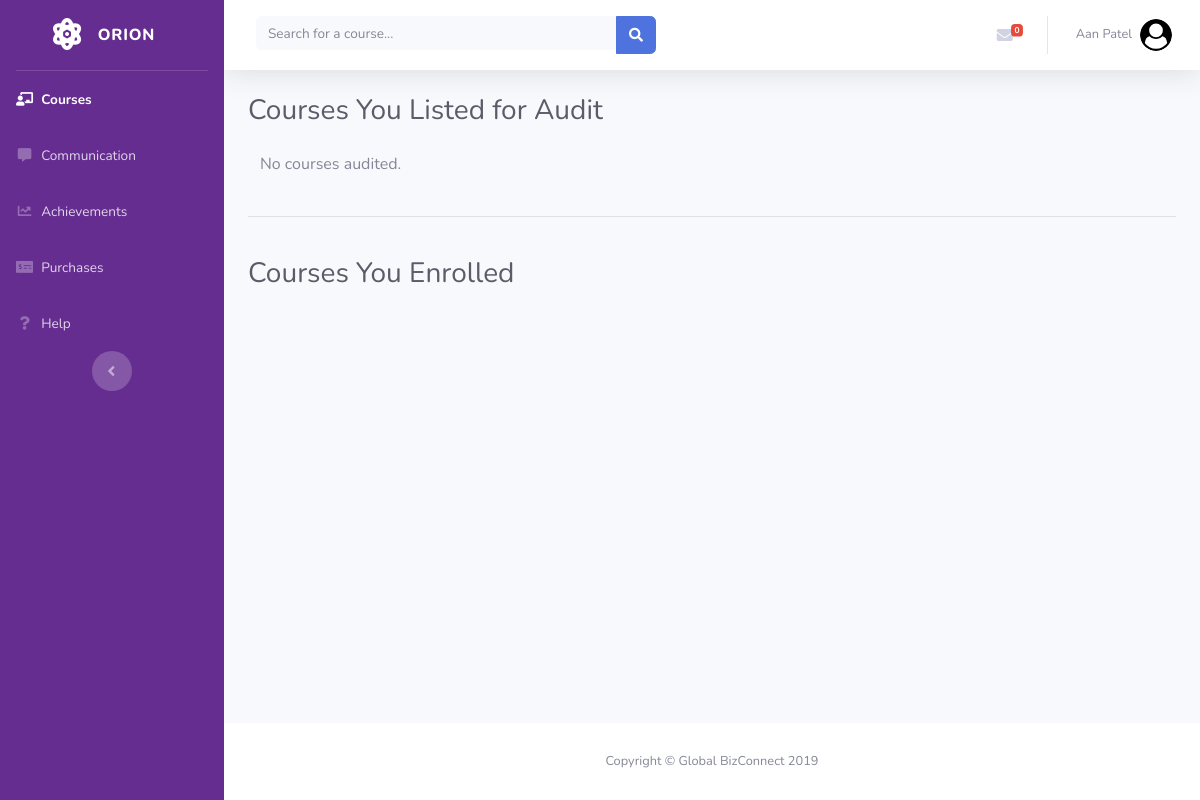
Page /dashboard/student.php (signed in) on the earlier database version.
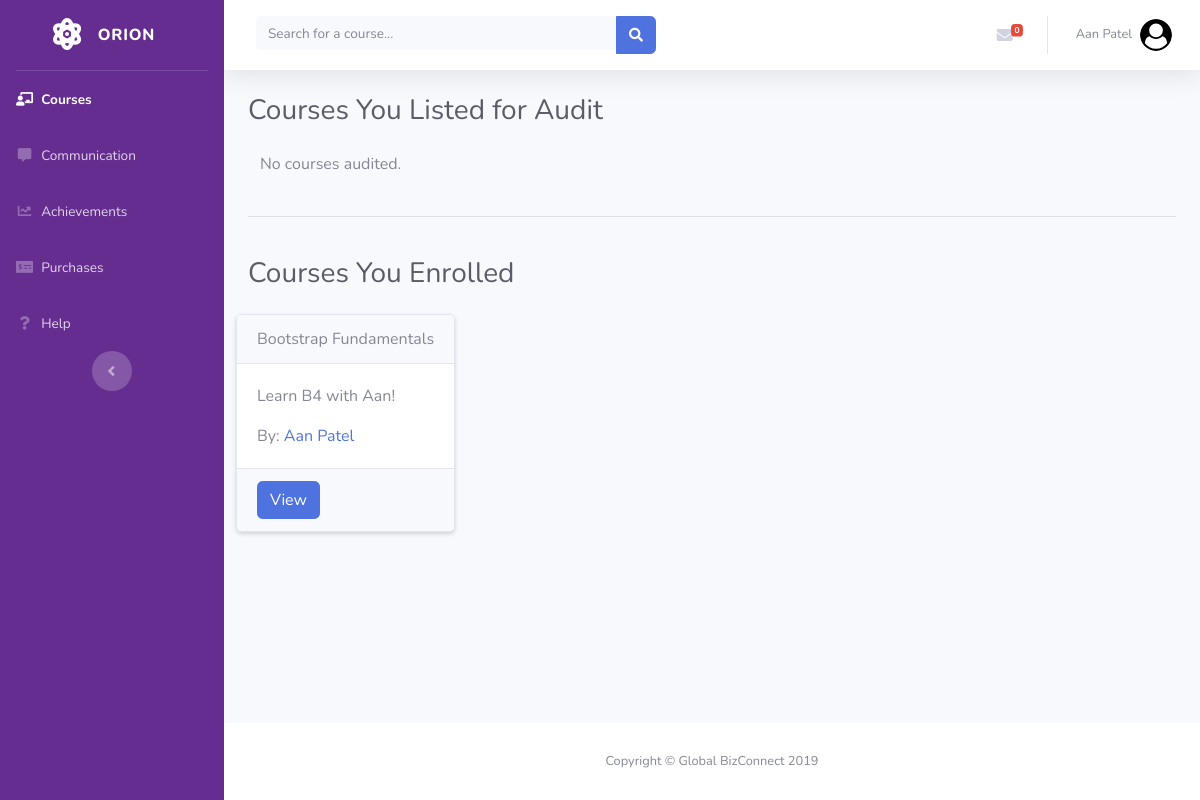
Same page on the later database version.
### tables this page shows
CREATE TABLE `cstudents` (
  `cid` int(11) NOT NULL,
  `uid` int(11) NOT NULL,
  `dateofjoining` datetime NOT NULL DEFAULT CURRENT_TIMESTAMP
);

CREATE TABLE `course` (
  `cid` int(11) NOT NULL,
  `cname` text NOT NULL,
  `cdesc` text NOT NULL,
  `dateofcreation` datetime NOT NULL DEFAULT CURRENT_TIMESTAMP,
  `creatoruid` int(11) NOT NULL,
  `cost` float NOT NULL DEFAULT '0',
  `published` int(1) NOT NULL DEFAULT '0',
  `dateofpublish` datetime DEFAULT NULL,
  `cimg` text,
  `category` text NOT NULL
);

CREATE TABLE `ctrainers` (
  `cid` int(11) NOT NULL,
  `uid` int(11) NOT NULL
);

CREATE TABLE `user` (
  `uid` int(11) NOT NULL,
  `fname` text NOT NULL,
  `lname` text NOT NULL,
  `email` text NOT NULL,
  `password` text NOT NULL,
  `type` int(1) NOT NULL DEFAULT '0',
  `profileImageFileName` text NOT NULL,
  `bio` text
);

### dashboard/student.php (the view, shortened to what the changed rows need)
<?php
require('../includes/db.php');
$uid = $_SESSION['uid'];
?>
<!DOCTYPE html>
<html lang="en">
<head>
    <link href="vendor/fontawesome-free/css/all.min.css" rel="stylesheet" type="text/css">
    <link href="css/sb-admin-2.min.css" rel="stylesheet">
    <link href="css/orion.css" rel="stylesheet">
</head>
<body id="page-top">
<div id="wrapper">
    <div id="content-wrapper" class="d-flex flex-column">
        <div id="content">
            <div class="container-fluid">
                <div class="d-sm-flex align-items-center justify-content-between mb-4">
                    <h1 class="h3 mb-0 text-gray-800">
                        Courses You Listed for Audit
                    </h1>
                </div>
                <br>
                <br>
                <div class="d-sm-flex align-items-center justify-content-between mb-4">
                    <h1 class="h3 mb-0 text-gray-800">
                        Courses You Enrolled
                    </h1>
                </div>
                <div class="row">
                    <div class="card-columns">
                        <?php
                        $courseListQuery = "SELECT cid FROM cstudents WHERE uid=$uid ORDER BY CID desc";
                        $courseListResult = mysqli_query($con, $courseListQuery) or die(mysqli_error($con));
                        while ($courseListQueryData = mysqli_fetch_array($courseListResult)) {
                            $cid = $courseListQueryData['cid'];
                            $courseQuery = "SELECT * FROM course WHERE cid=$cid";
                            $courseResult = mysqli_query($con, $courseQuery) or die(mysqli_error($con));
                            $courseData = mysqli_fetch_array($courseResult) or die(mysqli_error($con));
                            $courseTitle = $courseData['cname'];
                            $courseDesc = $courseData['cdesc'];
                            $courseAuthorsQuery = "SELECT uid FROM ctrainers WHERE cid=$cid";
                            $courseAuthorsResult = mysqli_query($con, $courseAuthorsQuery) or die(mysqli_error($con));
                            $courseAuthors = "";
                            while ($courseAuthorsData = mysqli_fetch_array($courseAuthorsResult)) {
                                $courseAuthorNameQuery = "SELECT fname, lname FROM user WHERE uid=" . $courseAuthorsData['uid'];
                                $courseAuthorNameResult = mysqli_query($con, $courseAuthorNameQuery) or die(mysqli_error($con));
                                $courseAuthorNameData = mysqli_fetch_array($courseAuthorNameResult);
                                $courseAuthors .= "<a href='viewprofile.php?uid=" . $courseAuthorsData['uid'] . "'>" . $courseAuthorNameData['fname'] . " " . $courseAuthorNameData['lname'] . "</a>";
                            }
                            $viewLink = "<a href='viewcourse.php?cid=$cid' class='btn btn-primary'>View</a>";
                            ?>
                            <div class="card shadow-sm">
                                <div class="card-header">
                                    <?php echo $courseTitle; ?>
                                </div>
                                <div class="card-body">
                                    <p>
                                        <?php echo $courseDesc; ?>
                                    </p>
                                    By:&nbsp;<?php echo $courseAuthors; ?>
                                </div>
                                <div class="card-footer">
                                    <?php echo $viewLink; ?>
                                </div>
                            </div>
                            <?php
                        }
                        ?>
                    </div>
                </div>
                <br>
            </div>
        </div>
    </div>
</div>
</body>
</html>

Differences in the rows shown:
added cstudents: course.cname "Bootstrap Fundamentals", course.cdesc "Learn B4 with Aan!"
now on this page (row unchanged): ctrainers: uid.fname "Aan", uid.lname "Patel"
